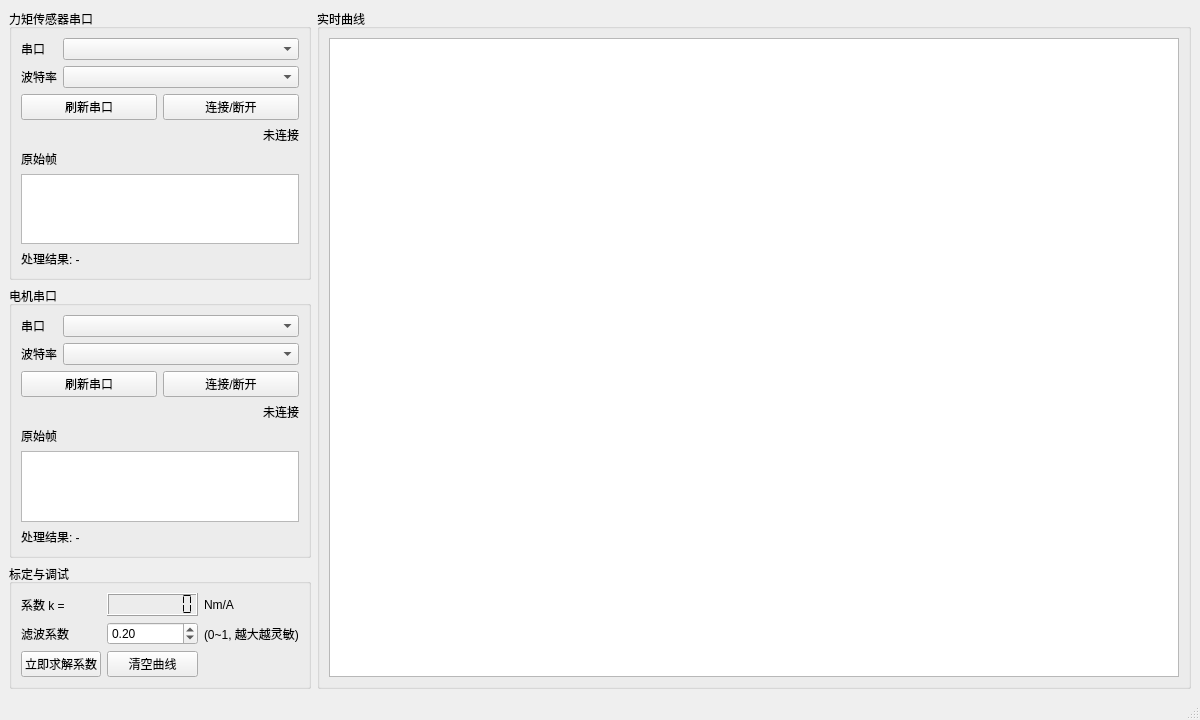
<?xml version="1.0" encoding="UTF-8"?>
<ui version="4.0">
 <class>MainWindow</class>
 <widget class="QMainWindow" name="MainWindow">
  <property name="geometry">
   <rect>
    <x>0</x>
    <y>0</y>
    <width>1200</width>
    <height>720</height>
   </rect>
  </property>
  <property name="windowTitle">
   <string>电机关节力矩标定上位机</string>
  </property>
  <widget class="QWidget" name="centralwidget">
   <layout class="QGridLayout" name="gridLayout" columnstretch="0,1">
    <item row="0" column="0">
     <layout class="QVBoxLayout" name="leftLayout">
      <item>
       <widget class="QGroupBox" name="torqueGroupBox">
        <property name="title">
         <string>力矩传感器串口</string>
        </property>
        <layout class="QVBoxLayout" name="verticalLayoutTorque">
         <item>
          <layout class="QFormLayout" name="formLayoutTorque">
           <item row="0" column="0">
            <widget class="QLabel" name="labelTorquePort">
             <property name="text">
              <string>串口</string>
             </property>
            </widget>
           </item>
           <item row="0" column="1">
            <widget class="QComboBox" name="torquePortCombo"/>
           </item>
           <item row="1" column="0">
            <widget class="QLabel" name="labelTorqueBaud">
             <property name="text">
              <string>波特率</string>
             </property>
            </widget>
           </item>
           <item row="1" column="1">
            <widget class="QComboBox" name="torqueBaudCombo"/>
           </item>
          </layout>
         </item>
         <item>
          <layout class="QHBoxLayout" name="torqueButtonLayout">
           <item>
            <widget class="QPushButton" name="torqueRefreshButton">
             <property name="text">
              <string>刷新串口</string>
             </property>
            </widget>
           </item>
           <item>
            <widget class="QPushButton" name="torqueConnectButton">
             <property name="text">
              <string>连接/断开</string>
             </property>
            </widget>
           </item>
          </layout>
         </item>
         <item>
          <widget class="QLabel" name="torqueStatusLabel">
           <property name="text">
            <string>未连接</string>
           </property>
           <property name="alignment">
            <set>Qt::AlignRight|Qt::AlignTrailing|Qt::AlignVCenter</set>
           </property>
          </widget>
         </item>
         <item>
          <widget class="QLabel" name="labelTorqueRaw">
           <property name="text">
            <string>原始帧</string>
           </property>
          </widget>
         </item>
         <item>
          <widget class="QPlainTextEdit" name="torqueRawText">
           <property name="readOnly">
            <bool>true</bool>
           </property>
           <property name="maximumBlockCount">
            <number>200</number>
           </property>
          </widget>
         </item>
         <item>
          <widget class="QLabel" name="torqueProcessedLabel">
           <property name="text">
            <string>处理结果: -</string>
           </property>
          </widget>
         </item>
        </layout>
       </widget>
      </item>
      <item>
       <widget class="QGroupBox" name="motorGroupBox">
        <property name="title">
         <string>电机串口</string>
        </property>
        <layout class="QVBoxLayout" name="verticalLayoutMotor">
         <item>
          <layout class="QFormLayout" name="formLayoutMotor">
           <item row="0" column="0">
            <widget class="QLabel" name="labelMotorPort">
             <property name="text">
              <string>串口</string>
             </property>
            </widget>
           </item>
           <item row="0" column="1">
            <widget class="QComboBox" name="motorPortCombo"/>
           </item>
           <item row="1" column="0">
            <widget class="QLabel" name="labelMotorBaud">
             <property name="text">
              <string>波特率</string>
             </property>
            </widget>
           </item>
           <item row="1" column="1">
            <widget class="QComboBox" name="motorBaudCombo"/>
           </item>
          </layout>
         </item>
         <item>
          <layout class="QHBoxLayout" name="motorButtonLayout">
           <item>
            <widget class="QPushButton" name="motorRefreshButton">
             <property name="text">
              <string>刷新串口</string>
             </property>
            </widget>
           </item>
           <item>
            <widget class="QPushButton" name="motorConnectButton">
             <property name="text">
              <string>连接/断开</string>
             </property>
            </widget>
           </item>
          </layout>
         </item>
         <item>
          <widget class="QLabel" name="motorStatusLabel">
           <property name="text">
            <string>未连接</string>
           </property>
           <property name="alignment">
            <set>Qt::AlignRight|Qt::AlignTrailing|Qt::AlignVCenter</set>
           </property>
          </widget>
         </item>
         <item>
          <widget class="QLabel" name="labelMotorRaw">
           <property name="text">
            <string>原始帧</string>
           </property>
          </widget>
         </item>
         <item>
          <widget class="QPlainTextEdit" name="motorRawText">
           <property name="readOnly">
            <bool>true</bool>
           </property>
           <property name="maximumBlockCount">
            <number>200</number>
           </property>
          </widget>
         </item>
         <item>
          <widget class="QLabel" name="motorProcessedLabel">
           <property name="text">
            <string>处理结果: -</string>
           </property>
          </widget>
         </item>
        </layout>
       </widget>
      </item>
      <item>
        <widget class="QGroupBox" name="coefficientGroupBox">
         <property name="title">
          <string>标定与调试</string>
         </property>
         <layout class="QGridLayout" name="gridLayoutCoeff">
          <item row="0" column="0">
           <widget class="QLabel" name="labelCoefficient">
            <property name="text">
             <string>系数 k =</string>
            </property>
           </widget>
          </item>
          <item row="0" column="1">
           <widget class="QLCDNumber" name="coefficientDisplay">
            <property name="digitCount">
             <number>8</number>
            </property>
            <property name="segmentStyle">
             <enum>QLCDNumber::Flat</enum>
            </property>
           </widget>
          </item>
          <item row="0" column="2">
           <widget class="QLabel" name="labelCoefficientUnit">
            <property name="text">
             <string>Nm/A</string>
            </property>
           </widget>
          </item>
          <item row="1" column="0">
           <widget class="QLabel" name="labelSmoothing">
            <property name="text">
             <string>滤波系数</string>
            </property>
           </widget>
          </item>
          <item row="1" column="1">
           <widget class="QDoubleSpinBox" name="smoothingSpin">
            <property name="decimals">
             <number>2</number>
            </property>
            <property name="singleStep">
             <double>0.05</double>
            </property>
            <property name="minimum">
             <double>0.05</double>
            </property>
            <property name="maximum">
             <double>1.00</double>
            </property>
            <property name="value">
             <double>0.20</double>
            </property>
           </widget>
          </item>
          <item row="1" column="2">
           <widget class="QLabel" name="labelSmoothingHint">
            <property name="text">
             <string>(0~1, 越大越灵敏)</string>
            </property>
           </widget>
          </item>
          <item row="2" column="0">
           <widget class="QPushButton" name="autoCalibrateButton">
            <property name="text">
             <string>立即求解系数</string>
            </property>
           </widget>
          </item>
          <item row="2" column="1">
           <widget class="QPushButton" name="resetChartButton">
            <property name="text">
             <string>清空曲线</string>
            </property>
           </widget>
          </item>
         </layout>
        </widget>
      </item>
     </layout>
    </item>
    <item row="0" column="1">
     <widget class="QGroupBox" name="chartGroupBox">
      <property name="title">
       <string>实时曲线</string>
      </property>
      <layout class="QVBoxLayout" name="chartLayout">
       <item>
        <widget class="QChartView" name="chartView">
         <property name="renderHints">
          <set>QPainter::Antialiasing</set>
         </property>
        </widget>
       </item>
      </layout>
     </widget>
    </item>
   </layout>
  </widget>
  <widget class="QStatusBar" name="statusbar"/>
 </widget>
 <customwidgets>
  <customwidget>
   <class>QChartView</class>
   <extends>QGraphicsView</extends>
   <header>QtCharts/QChartView</header>
  </customwidget>
 </customwidgets>
 <resources/>
 <connections/>
</ui>
